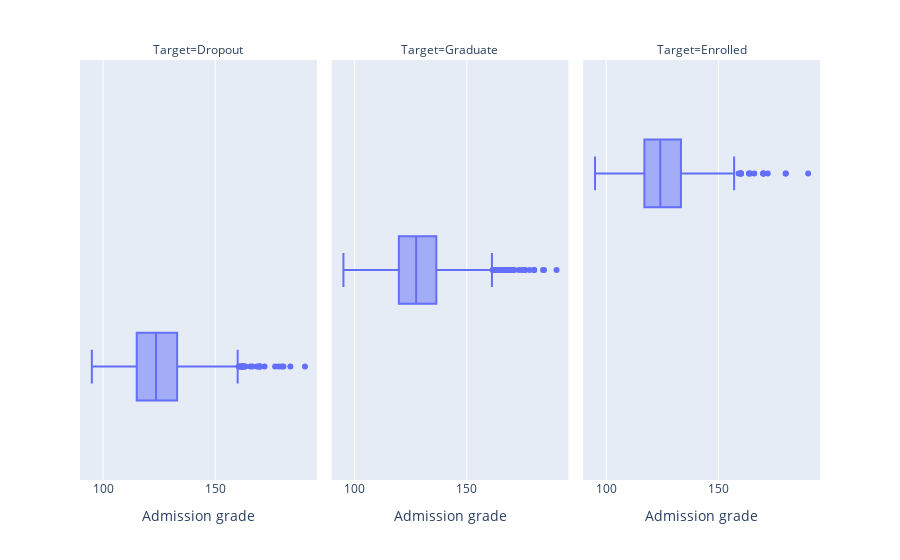

The notebook cell this image was saved under:
### Code cell
admission_grade_target_boxplot = px.box(df, x = "Admission grade", facet_col = "Target")
admission_grade_target_boxplot.show()

### Figure 1 — Plotly figure (JSON) as saved in the notebook; plotly's stock layout.template omitted (floating-point values rounded to 4 significant figures; data arrays with more than 128 entries replaced by an {"elided": "..."} marker saying what was removed)
{"data": [{"alignmentgroup": "True", "hovertemplate": "Target=Dropout<br>Admission grade=%{x}<extra></extra>", "legendgroup": "", "marker": {"color": "#636efa"}, "name": "", "notched": false, "offsetgroup": "", "orientation": "h", "showlegend": false, "type": "box", "x": {"elided": "1421 float values"}, "x0": " ", "xaxis": "x", "y0": " ", "yaxis": "y"}, {"alignmentgroup": "True", "hovertemplate": "Target=Graduate<br>Admission grade=%{x}<extra></extra>", "legendgroup": "", "marker": {"color": "#636efa"}, "name": "", "notched": false, "offsetgroup": "", "orientation": "h", "showlegend": false, "type": "box", "x": {"elided": "2209 float values"}, "x0": " ", "xaxis": "x2", "y0": " ", "yaxis": "y2"}, {"alignmentgroup": "True", "hovertemplate": "Target=Enrolled<br>Admission grade=%{x}<extra></extra>", "legendgroup": "", "marker": {"color": "#636efa"}, "name": "", "notched": false, "offsetgroup": "", "orientation": "h", "showlegend": false, "type": "box", "x": {"elided": "794 float values"}, "x0": " ", "xaxis": "x3", "y0": " ", "yaxis": "y3"}], "layout": {"annotations": [{"font": {}, "showarrow": false, "text": "Target=Dropout", "x": 0.16, "xanchor": "center", "xref": "paper", "y": 1, "yanchor": "bottom", "yref": "paper"}, {"font": {}, "showarrow": false, "text": "Target=Graduate", "x": 0.5, "xanchor": "center", "xref": "paper", "y": 1, "yanchor": "bottom", "yref": "paper"}, {"font": {}, "showarrow": false, "text": "Target=Enrolled", "x": 0.84, "xanchor": "center", "xref": "paper", "y": 1, "yanchor": "bottom", "yref": "paper"}], "boxmode": "group", "legend": {"tracegroupgap": 0}, "margin": {"t": 60}, "xaxis": {"anchor": "y", "domain": [0, 0.32], "title": {"text": "Admission grade"}}, "xaxis2": {"anchor": "y2", "domain": [0.34, 0.66], "matches": "x", "title": {"text": "Admission grade"}}, "xaxis3": {"anchor": "y3", "domain": [0.68, 1.0], "matches": "x", "title": {"text": "Admission grade"}}, "yaxis": {"anchor": "x", "domain": [0, 1]}, "yaxis2": {"anchor": "x2", "domain": [0, 1], "matches": "y", "showticklabels": false}, "yaxis3": {"anchor": "x3", "domain": [0, 1], "matches": "y", "showticklabels": false}}}
